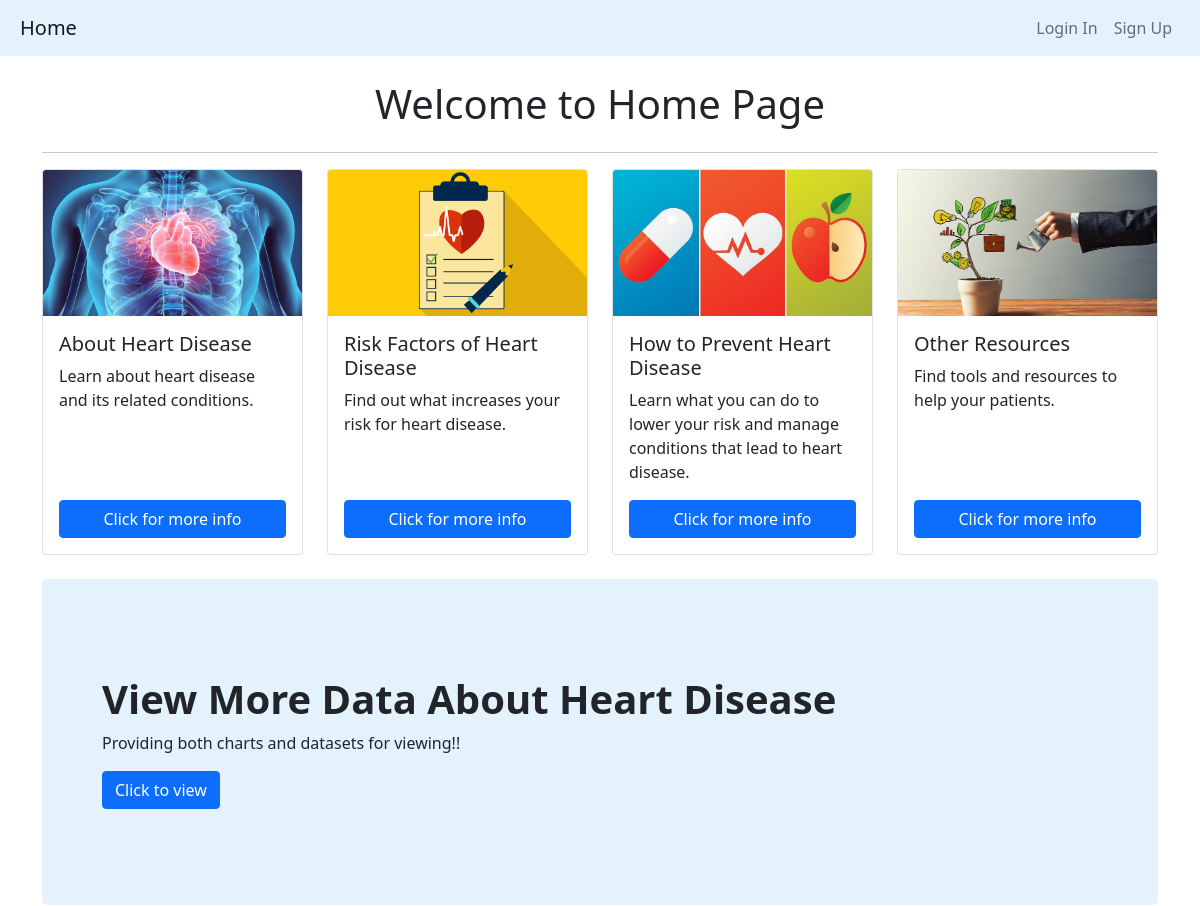
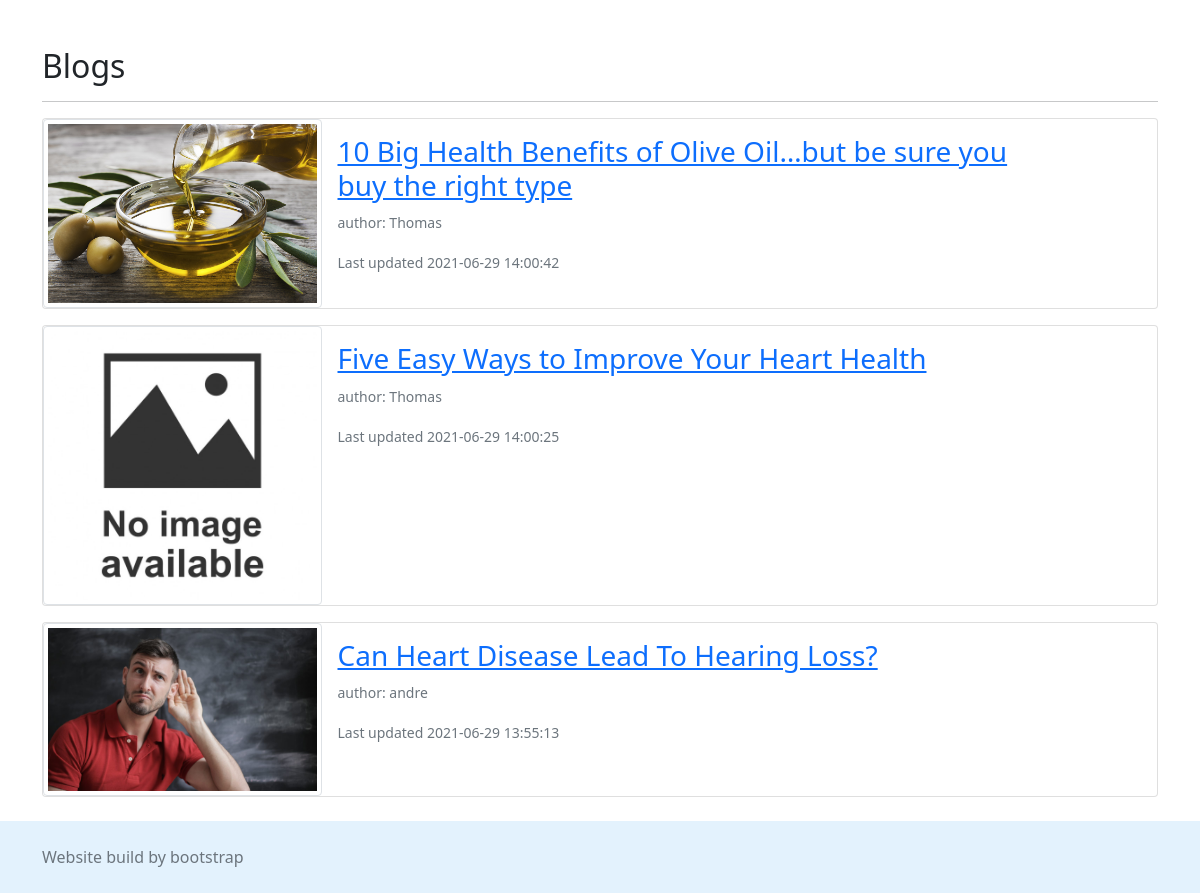
The page / on the database its author committed (2 pictures, top to bottom).
### models.py (models this page shows, shortened)
class Blog(db.Model):
    __tablename__ = 'blog'
    writer_id = db.Column(db.Integer, db.ForeignKey('writers.id'))
    id = db.Column(db.Integer, primary_key=True)
    created_date = db.Column(db.DateTime(timezone=True), server_default=db.func.now(), nullable=False)
    updated_date = db.Column(db.DateTime(timezone=True), server_default=db.func.now(), nullable=False)
    title = db.Column(db.Text, nullable=False)
    content = db.Column(db.Text, nullable=False)
    image_file = db.Column(db.String(100), nullable=True)

class Writer(UserMixin, db.Model):
    __tablename__ = 'writers'
    id = db.Column(db.Integer, primary_key=True)
    email = db.Column(db.String(100), unique=True)
    password = db.Column(db.String(100))
    name = db.Column(db.String(1000))
    blogs = db.relationship("Blog")

### main/main.py (the view)
@main.route('/')
def index():
    pages = [about_page, risk_page, prevention_page, resources_page]
    posts = db.session.query(Blog, Writer).order_by(Blog.updated_date.desc()).join(Writer, Writer.id == Blog.writer_id)
    return render_template('main/index.html', posts=posts, pages=pages, show_author=True, edit_option=False, page_title='Welcome to Home Page')

### helper.py (called while the page is built)
def add_id(file_path, id):
    filename, file_extension = path.splitext(file_path)
    return filename + '_' + str(id) + file_extension

### main/templates/main/index.html
{% extends 'base.html' %}
{% block content %}
{% include 'components/title.html' %}
<div class="row row-cols-1 row-cols-md-4 g-4">
  <div class="col">
    <div class="card h-100">
      <img class="card-img-top" src="{{ url_for('main.static', filename = '/images/about.jpg') }}" alt="Card image cap">
      <div class="card-body d-flex flex-column">
        <h5 class="card-title">{{pages[0]['title']}}</h5>
        <p class="card-text">{{pages[0]['brief description']}}</p>
        <a href="{{url_for('main.about')}}" class="btn btn-primary mt-auto">Click for more info</a>
      </div>
    </div>
  </div>
  <div class="col">
    <div class="card h-100">
      <img class="card-img-top" src="{{ url_for('main.static', filename = '/images/risk.png') }}" alt="Card image cap">
      <div class="card-body d-flex flex-column">
        <h5 class="card-title">{{pages[1]['title']}}</h5>
        <p class="card-text">{{pages[1]['brief description']}}</p>
        <a href="{{url_for('main.risk')}}" class="btn btn-primary mt-auto">Click for more info</a>
      </div>
    </div>
  </div>
  <div class="col">
    <div class="card h-100">
      <img class="card-img-top" src="{{ url_for('main.static', filename = '/images/prevention.jpg') }}" alt="Card image cap">
      <div class="card-body d-flex flex-column">
        <h5 class="card-title">{{pages[2]['title']}}</h5>
        <p class="card-text">{{pages[2]['brief description']}}</p>
        <a href="{{url_for('main.prevention')}}" class="btn btn-primary mt-auto">Click for more info</a>
      </div>
    </div>
  </div>
  <div class="col">
    <div class="card h-100">
      <img class="card-img-top" src="{{ url_for('main.static', filename = '/images/resources.jpg') }}" alt="Card image cap">
      <div class="card-body d-flex flex-column">
        <h5 class="card-title">{{pages[3]['title']}}</h5>
        <p class="card-text">{{pages[3]['brief description']}}</p>
        <a href="{{url_for('main.resources')}}" class="btn btn-primary mt-auto">Click for more info</a>
      </div>
    </div>
  </div>
</div>
<div class="p-5 my-4 rounded-3" style="background-color: #e3f2fd;">
  <div class="container-fluid py-5">
    <h1 class="display-6 fw-bold">View More Data About Heart Disease</h1>
    <p class="col-md-8 fs-6">Providing both charts and datasets for viewing!!</p>
    <a href="{{url_for('main.charts')}}" class="btn btn-primary " type="button">Click to view</a>
  </div>
</div>
{% include 'components/blogs_list.html' %}
{% endblock %}

### templates/components/blogs_list.html (shortened to what this page needs)
<div class="col mt-5">
    <h2> Blogs </h2>
    <hr>
    {% for post in posts %}
    {% if post['Blog'] is defined %}
        {% set writer = post['Writer'] %}
        {% set post = post['Blog'] %}
    {% endif %}
    <div class="card mb-3">
        <div class="row g-0">
            <div class="col-md-4 w-25">
                {% if post['image_file'] %}
                <img src="{{ url_for('blog.static', filename = add_id('blog_imgs/' ~ post['image_file'], post['id'])) }}" class="img-thumbnail img-fluid rounded-start" alt="Thumbnail">
                {% else %}
                <img src="{{ url_for('static', filename = 'images/no_image.jpg') }}" class="img-thumbnail img-fluid rounded-start" alt="Thumbnail">
                {% endif %}
            </div>
            <div class="col-md-8">
            <div class="card-body">
                <h3 class="card-title">
                    <a href="{{ url_for('blog.post', post_id=post['id']) }}">
                        {{ post['title'] }}
                    </a>
                </h3>
                {% if show_author %}
                <p class="card-text"><small class="text-muted">author: {{ writer['name'] }}</small></p>
                {% endif %}
                <p class="card-text"><small class="text-muted">Last updated {{ post['updated_date'] }}</small></p>
            </div>
            </div>
        </div>
    </div>
    {% endfor %}
</div>

### rows shown on the page
Blog: shows a picture, title "10 Big Health Benefits of Olive Oil…but be sure you buy the right type", updated_date "2021-06-29 14:00:42"
Writer: name "Thomas"
Blog: title "Five Easy Ways to Improve Your Heart Health", updated_date "2021-06-29 14:00:25"
Blog: shows a picture, title "Can Heart Disease Lead To Hearing Loss?", updated_date "2021-06-29 13:55:13"
Writer: name "andre"

### other values the page prints
{{ page_title or post['title'] }} "Welcome to Home Page"
{{ pages[0]['title'] }} "About Heart Disease"
{{ pages[0]['brief description'] }} "Learn about heart disease and its related conditions."
{{ pages[1]['title'] }} "Risk Factors of Heart Disease"
{{ pages[1]['brief description'] }} "Find out what increases your risk for heart disease."
{{ pages[2]['title'] }} "How to Prevent Heart Disease"
{{ pages[2]['brief description'] }} "Learn what you can do to lower your risk and manage conditions that lead to heart disease."
{{ pages[3]['title'] }} "Other Resources"
{{ pages[3]['brief description'] }} "Find tools and resources to help your patients."
